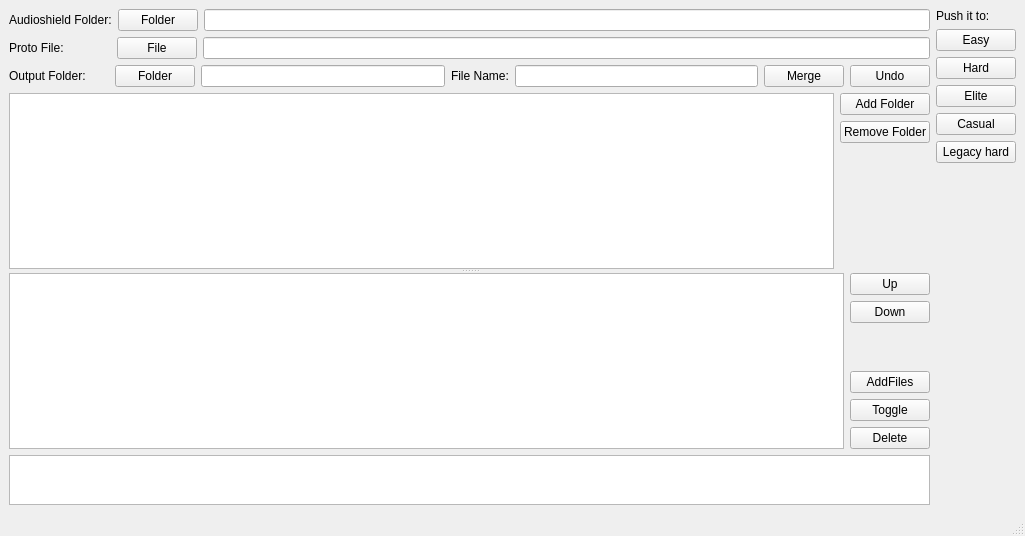
<?xml version="1.0" encoding="UTF-8"?>
<ui version="4.0">
 <class>luamwindow</class>
 <widget class="QMainWindow" name="luamwindow">
  <property name="geometry">
   <rect>
    <x>0</x>
    <y>0</y>
    <width>1025</width>
    <height>536</height>
   </rect>
  </property>
  <property name="windowTitle">
   <string>MainWindow</string>
  </property>
  <widget class="QWidget" name="centralwidget">
   <layout class="QGridLayout" name="gridLayout">
    <item row="0" column="0">
     <layout class="QVBoxLayout" name="verticalLayout_4">
      <item>
       <layout class="QHBoxLayout" name="horizontalLayout">
        <item>
         <widget class="QLabel" name="label_2">
          <property name="sizePolicy">
           <sizepolicy hsizetype="Maximum" vsizetype="Preferred">
            <horstretch>0</horstretch>
            <verstretch>0</verstretch>
           </sizepolicy>
          </property>
          <property name="text">
           <string>Audioshield Folder:</string>
          </property>
         </widget>
        </item>
        <item>
         <widget class="QPushButton" name="pbSelectASFolder">
          <property name="sizePolicy">
           <sizepolicy hsizetype="Maximum" vsizetype="Fixed">
            <horstretch>0</horstretch>
            <verstretch>0</verstretch>
           </sizepolicy>
          </property>
          <property name="text">
           <string>Folder</string>
          </property>
         </widget>
        </item>
        <item>
         <widget class="QLineEdit" name="leAudioshieldFolder"/>
        </item>
       </layout>
      </item>
      <item>
       <layout class="QHBoxLayout" name="horizontalLayout_6">
        <item>
         <widget class="QLabel" name="label_7">
          <property name="sizePolicy">
           <sizepolicy hsizetype="Maximum" vsizetype="Preferred">
            <horstretch>0</horstretch>
            <verstretch>0</verstretch>
           </sizepolicy>
          </property>
          <property name="text">
           <string>Proto File:              </string>
          </property>
         </widget>
        </item>
        <item>
         <widget class="QPushButton" name="pbOpenProtoFileSelector">
          <property name="sizePolicy">
           <sizepolicy hsizetype="Maximum" vsizetype="Fixed">
            <horstretch>0</horstretch>
            <verstretch>0</verstretch>
           </sizepolicy>
          </property>
          <property name="text">
           <string>File</string>
          </property>
         </widget>
        </item>
        <item>
         <widget class="QLineEdit" name="leProtoFile"/>
        </item>
       </layout>
      </item>
      <item>
       <layout class="QHBoxLayout" name="horizontalLayout_4">
        <item>
         <widget class="QLabel" name="label_3">
          <property name="sizePolicy">
           <sizepolicy hsizetype="Maximum" vsizetype="Preferred">
            <horstretch>0</horstretch>
            <verstretch>0</verstretch>
           </sizepolicy>
          </property>
          <property name="text">
           <string>Output Folder:       </string>
          </property>
         </widget>
        </item>
        <item>
         <widget class="QPushButton" name="pbSelectOutputFolder">
          <property name="sizePolicy">
           <sizepolicy hsizetype="Maximum" vsizetype="Fixed">
            <horstretch>0</horstretch>
            <verstretch>0</verstretch>
           </sizepolicy>
          </property>
          <property name="text">
           <string>Folder</string>
          </property>
         </widget>
        </item>
        <item>
         <widget class="QLineEdit" name="leOutputFolderFolder"/>
        </item>
        <item>
         <widget class="QLabel" name="label_4">
          <property name="text">
           <string>File Name:</string>
          </property>
         </widget>
        </item>
        <item>
         <widget class="QLineEdit" name="leOutputFilename"/>
        </item>
        <item>
         <widget class="QPushButton" name="pbMergeToOutput">
          <property name="text">
           <string>Merge</string>
          </property>
         </widget>
        </item>
        <item>
         <widget class="QPushButton" name="pbUndo">
          <property name="text">
           <string>Undo</string>
          </property>
         </widget>
        </item>
       </layout>
      </item>
      <item>
       <widget class="QSplitter" name="spFoldersFiles">
        <property name="orientation">
         <enum>Qt::Vertical</enum>
        </property>
        <widget class="QWidget" name="layoutWidget">
         <layout class="QHBoxLayout" name="horizontalLayout_2">
          <item>
           <widget class="CustomDblClickTableview" name="tbvFolders">
            <property name="editTriggers">
             <set>QAbstractItemView::NoEditTriggers</set>
            </property>
           </widget>
          </item>
          <item>
           <layout class="QVBoxLayout" name="verticalLayout_2">
            <item>
             <widget class="QPushButton" name="pbAddFolder">
              <property name="text">
               <string>Add Folder</string>
              </property>
             </widget>
            </item>
            <item>
             <widget class="QPushButton" name="pbRemoveFile">
              <property name="text">
               <string>Remove Folder</string>
              </property>
             </widget>
            </item>
            <item>
             <spacer name="verticalSpacer_3">
              <property name="orientation">
               <enum>Qt::Vertical</enum>
              </property>
              <property name="sizeHint" stdset="0">
               <size>
                <width>20</width>
                <height>40</height>
               </size>
              </property>
             </spacer>
            </item>
           </layout>
          </item>
         </layout>
        </widget>
        <widget class="QWidget" name="layoutWidget">
         <layout class="QHBoxLayout" name="horizontalLayout_3">
          <item>
           <widget class="CustomDblClickTableview" name="tbvFiles">
            <property name="editTriggers">
             <set>QAbstractItemView::NoEditTriggers</set>
            </property>
           </widget>
          </item>
          <item>
           <layout class="QVBoxLayout" name="verticalLayout">
            <item>
             <widget class="QPushButton" name="pbUp">
              <property name="text">
               <string>Up</string>
              </property>
             </widget>
            </item>
            <item>
             <widget class="QPushButton" name="pdDown">
              <property name="text">
               <string>Down</string>
              </property>
             </widget>
            </item>
            <item>
             <spacer name="verticalSpacer">
              <property name="orientation">
               <enum>Qt::Vertical</enum>
              </property>
              <property name="sizeHint" stdset="0">
               <size>
                <width>20</width>
                <height>40</height>
               </size>
              </property>
             </spacer>
            </item>
            <item>
             <widget class="QPushButton" name="pbAddFiles">
              <property name="text">
               <string>AddFiles</string>
              </property>
             </widget>
            </item>
            <item>
             <widget class="QPushButton" name="pbDisable">
              <property name="text">
               <string>Toggle</string>
              </property>
             </widget>
            </item>
            <item>
             <widget class="QPushButton" name="pbDelete">
              <property name="text">
               <string>Delete</string>
              </property>
             </widget>
            </item>
           </layout>
          </item>
         </layout>
        </widget>
       </widget>
      </item>
     </layout>
    </item>
    <item row="0" column="1" rowspan="2">
     <layout class="QVBoxLayout" name="verticalLayout_5">
      <item>
       <layout class="QVBoxLayout" name="verticalLayout_3">
        <item>
         <widget class="QLabel" name="label">
          <property name="text">
           <string>Push it to:</string>
          </property>
         </widget>
        </item>
        <item>
         <widget class="QPushButton" name="pbPushIntoEasy">
          <property name="sizePolicy">
           <sizepolicy hsizetype="Maximum" vsizetype="Fixed">
            <horstretch>0</horstretch>
            <verstretch>0</verstretch>
           </sizepolicy>
          </property>
          <property name="text">
           <string>Easy</string>
          </property>
         </widget>
        </item>
        <item>
         <widget class="QPushButton" name="pbPushIntoHard">
          <property name="sizePolicy">
           <sizepolicy hsizetype="Maximum" vsizetype="Fixed">
            <horstretch>0</horstretch>
            <verstretch>0</verstretch>
           </sizepolicy>
          </property>
          <property name="text">
           <string>Hard</string>
          </property>
         </widget>
        </item>
        <item>
         <widget class="QPushButton" name="pbPushIntoElite">
          <property name="sizePolicy">
           <sizepolicy hsizetype="Maximum" vsizetype="Fixed">
            <horstretch>0</horstretch>
            <verstretch>0</verstretch>
           </sizepolicy>
          </property>
          <property name="text">
           <string>Elite</string>
          </property>
         </widget>
        </item>
        <item>
         <widget class="QPushButton" name="pbPushIntoCasual">
          <property name="sizePolicy">
           <sizepolicy hsizetype="Maximum" vsizetype="Fixed">
            <horstretch>0</horstretch>
            <verstretch>0</verstretch>
           </sizepolicy>
          </property>
          <property name="text">
           <string>Casual</string>
          </property>
         </widget>
        </item>
        <item>
         <widget class="QPushButton" name="pbPushIntoLegacyHard">
          <property name="sizePolicy">
           <sizepolicy hsizetype="Maximum" vsizetype="Fixed">
            <horstretch>0</horstretch>
            <verstretch>0</verstretch>
           </sizepolicy>
          </property>
          <property name="text">
           <string>Legacy hard</string>
          </property>
         </widget>
        </item>
       </layout>
      </item>
      <item>
       <spacer name="verticalSpacer_2">
        <property name="orientation">
         <enum>Qt::Vertical</enum>
        </property>
        <property name="sizeHint" stdset="0">
         <size>
          <width>20</width>
          <height>503</height>
         </size>
        </property>
       </spacer>
      </item>
     </layout>
    </item>
    <item row="1" column="0">
     <widget class="QTextEdit" name="edtDiag">
      <property name="maximumSize">
       <size>
        <width>16777215</width>
        <height>50</height>
       </size>
      </property>
     </widget>
    </item>
   </layout>
  </widget>
  <widget class="QMenuBar" name="menubar">
   <property name="geometry">
    <rect>
     <x>0</x>
     <y>0</y>
     <width>1025</width>
     <height>21</height>
    </rect>
   </property>
  </widget>
  <widget class="QStatusBar" name="statusbar"/>
 </widget>
 <customwidgets>
  <customwidget>
   <class>CustomDblClickTableview</class>
   <extends>QTableView</extends>
   <header>luamwindow.h</header>
  </customwidget>
 </customwidgets>
 <resources/>
 <connections/>
</ui>
